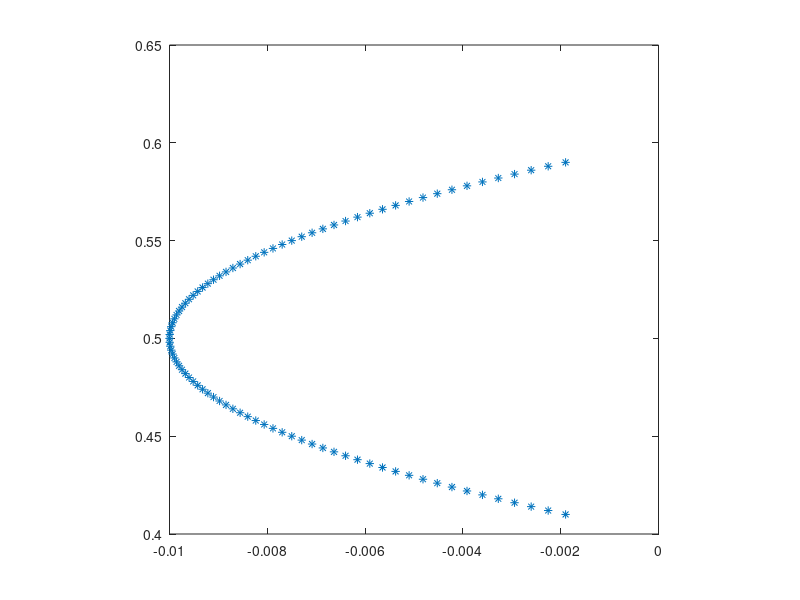

The MATLAB script that drew this image:
function test_Parabola

Lx = 1;
w = 0.2;

y = 0.41:0.002:0.59;

yVals = ( (Lx/2+w/2) - y ).*( (Lx/2-w/2) - y );

plot(yVals,y,'*'); hold on;
axis square;
